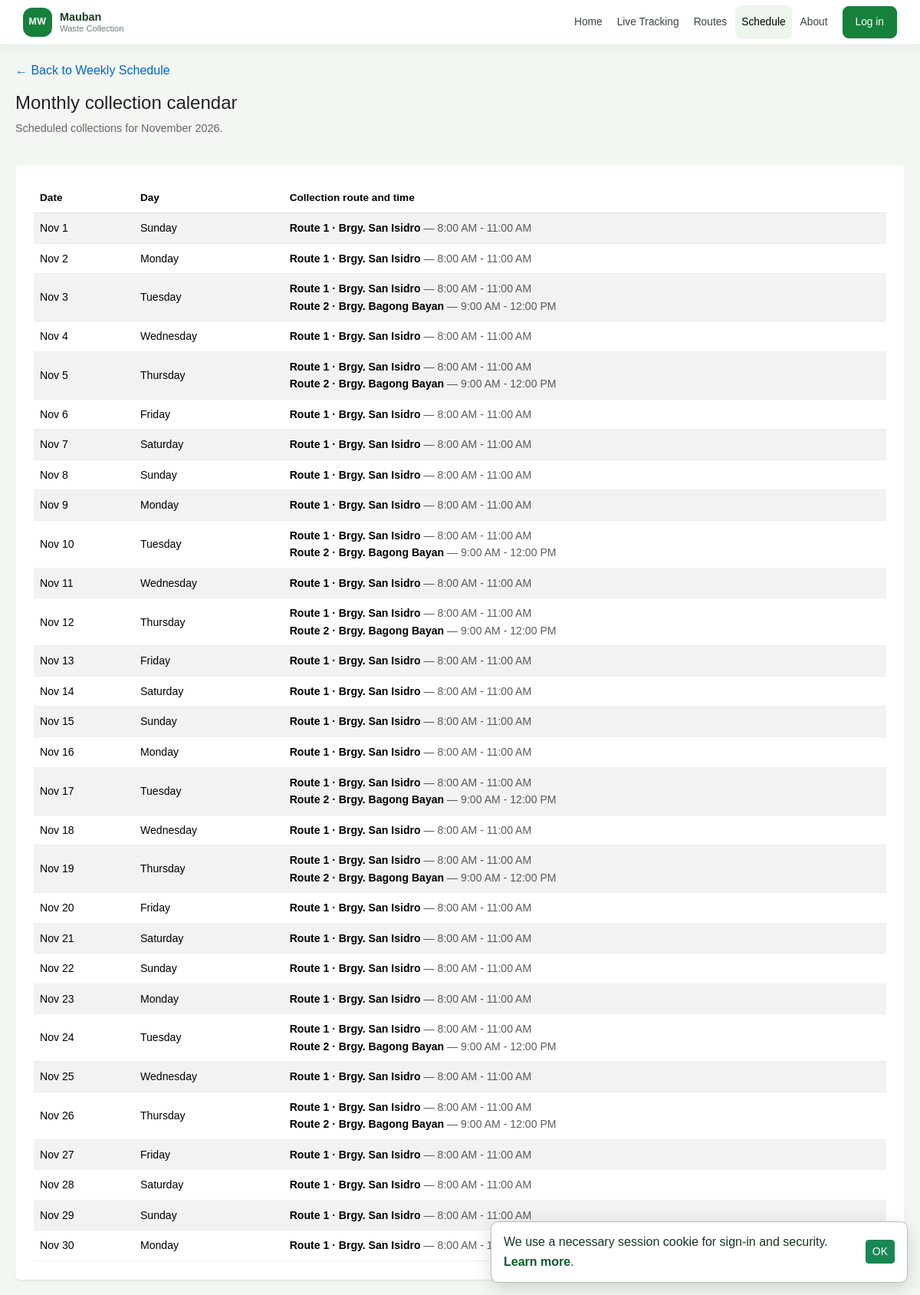
Screenshot of /monthly-schedule.php with the database file from the repository.
### tables this page shows
CREATE TABLE IF NOT EXISTS schedule (
    id INT AUTO_INCREMENT PRIMARY KEY,
    route_id INT NULL,
    day_name VARCHAR(20) NOT NULL,
    collection_time VARCHAR(50) NOT NULL,
    status ENUM('active', 'inactive') NOT NULL DEFAULT 'active',
    FOREIGN KEY (route_id) REFERENCES routes(id) ON DELETE SET NULL
);

CREATE TABLE IF NOT EXISTS routes (
    id INT AUTO_INCREMENT PRIMARY KEY,
    name VARCHAR(100) NOT NULL,
    barangay VARCHAR(100) NOT NULL,
    status ENUM('active', 'inactive') NOT NULL DEFAULT 'active',
    UNIQUE KEY uq_route_name (name)
);

### auth.php (called while the page is built, shortened)
<?php
function current_role(): ?string
{
    return isset($_SESSION['role']) && is_string($_SESSION['role'])
        ? $_SESSION['role']
        : null;
}
function is_admin(): bool
{
    return in_array(current_role(), ['admin', 'developer'], true);
}
function is_collector(): bool
{
    return current_role() === 'collector';
}
function is_resident(): bool
{
    return current_role() === 'resident';
}

### monthly-schedule.php (the view, shortened to what this page needs)
<?php
require 'config.php';
$now = new DateTimeImmutable('now', new DateTimeZone('Asia/Manila'));
$monthStart = $now->modify('first day of this month')->setTime(0, 0);
$daysInMonth = (int) $monthStart->format('t');
$scheduleRows = $pdo->query(
    "SELECT r.name AS route_name, r.barangay, s.day_name, s.collection_time
     FROM schedule s JOIN routes r ON r.id = s.route_id
     WHERE s.status = 'active' AND r.status = 'active'
     ORDER BY FIELD(s.day_name, 'Monday', 'Tuesday', 'Wednesday', 'Thursday', 'Friday', 'Saturday', 'Sunday'), r.name"
)->fetchAll();
$byWeekday = [];
foreach ($scheduleRows as $row) $byWeekday[$row['day_name']][] = $row;
?>
<!DOCTYPE html>
<html lang="en"><head>
    <?php require 'bootstrap-head.php'; ?><link rel="stylesheet" href="style.css">
</head><body>
<?php require 'nav.php'; ?>
<main class="page-wrapper container-xl">
    <a href="schedule.php" class="back-link">← Back to Weekly Schedule</a>
    <header class="page-header"><div class="page-title-section"><h1>Monthly collection calendar</h1><p>Scheduled collections for <?php echo htmlspecialchars($monthStart->format('F Y'), ENT_QUOTES, 'UTF-8'); ?>.</p></div></header>
    <section class="section-card p-3 p-md-4">
        <div class="table-responsive"><table class="table table-striped align-middle mb-0">
            <thead><tr><th>Date</th><th>Day</th><th>Collection route and time</th></tr></thead><tbody>
            <?php for ($dayNumber = 1; $dayNumber <= $daysInMonth; $dayNumber++): $date = $monthStart->setDate((int) $monthStart->format('Y'), (int) $monthStart->format('m'), $dayNumber); $entries = $byWeekday[$date->format('l')] ?? []; ?>
            <tr><td><?php echo $date->format('M j'); ?></td><td><?php echo $date->format('l'); ?></td><td>
                <?php if (!$entries): ?><span class="text-muted">No scheduled collection</span>
                <?php else: foreach ($entries as $entry): ?><div><strong><?php echo htmlspecialchars($entry['route_name'] . ' · ' . $entry['barangay'], ENT_QUOTES, 'UTF-8'); ?></strong><span class="text-muted"> — <?php echo htmlspecialchars($entry['collection_time'], ENT_QUOTES, 'UTF-8'); ?></span></div><?php endforeach; endif; ?>
            </td></tr>
            <?php endfor; ?>
            </tbody></table></div>
    </section>
</main></body></html>

### bootstrap-head.php (shortened to what this page needs)
<link href="https://cdn.jsdelivr.net/npm/bootstrap@5.3.8/dist/css/bootstrap.min.css" rel="stylesheet">
<link rel="stylesheet" href="https://cdn.jsdelivr.net/npm/bootstrap-icons@1.11.3/font/bootstrap-icons.min.css">

### nav.php (shortened to what this page needs)
<?php
require_once 'auth.php';
$current_page = basename($_SERVER['PHP_SELF']);
$adminPages = ['admin.php', 'manage-service.php', 'users.php', 'developer.php'];
?>
<nav class="navbar navbar-expand-lg" aria-label="Main navigation">
    <div class="container-fluid">
        <a href="index.php" class="nav-brand navbar-brand" aria-label="Mauban Waste Collection home">
            <span class="nav-brand-mark" aria-hidden="true">MW</span>
            <span class="nav-brand-name">Mauban <small>Waste Collection</small></span>
        </a>
        <div class="collapse navbar-collapse" id="siteNavigation">
            <div class="nav-links navbar-nav ms-auto align-items-lg-center">
                <a href="index.php" class="nav-link <?php echo $current_page === 'index.php' ? 'active' : ''; ?>">Home</a>
                <a href="live-tracking.php" class="nav-link <?php echo $current_page === 'live-tracking.php' ? 'active' : ''; ?>">Live Tracking</a>
                <a href="route.php" class="nav-link <?php echo $current_page === 'route.php' ? 'active' : ''; ?>">Routes</a>
                <a href="schedule.php" class="nav-link <?php echo in_array($current_page, ['schedule.php', 'monthly-schedule.php'], true) ? 'active' : ''; ?>">Schedule</a>
                <a href="about.php" class="nav-link <?php echo $current_page === 'about.php' ? 'active' : ''; ?>">About</a>
                <?php if (is_admin()): ?>
                    <a href="admin.php" class="nav-link <?php echo in_array($current_page, $adminPages, true) ? 'active' : ''; ?>">Admin</a>
                    <a href="logout.php" class="nav-link login-btn">Log out</a>
                <?php elseif (is_collector()): ?>
                    <a href="collector.php" class="nav-link <?php echo $current_page === 'collector.php' ? 'active' : ''; ?>">Driver tracking</a>
                    <a href="logout.php" class="nav-link login-btn">Log out</a>
                <?php elseif (is_resident()): ?>
                    <span class="nav-role">Resident</span>
                    <a href="logout.php" class="nav-link login-btn">Log out</a>
                <?php else: ?>
                    <a href="login.php" class="nav-link login-btn <?php echo $current_page === 'login.php' ? 'active' : ''; ?>">Log in</a>
                <?php endif; ?>
            </div>
        </div>
    </div>
</nav>
<div id="cookie-consent" class="cookie-consent" role="dialog" aria-label="Cookie notice" hidden>
    <span>We use a necessary session cookie for sign-in and security. <a href="cookies.php">Learn more</a>.</span>
    <button type="button" class="btn btn-success btn-sm" data-cookie-accept>OK</button>
</div>

### style.css (style rules this page uses)
* { margin: 0; padding: 0; box-sizing: border-box; }
body { font-family: Arial, sans-serif; background: #f5f6f8; line-height: 1.6; }
a { text-decoration: none; }
.navbar { background-color: #008000; color: white; display: flex; flex-direction: row; align-items: center; padding: 0; position: sticky; top: 0; z-index: 100; flex-wrap: wrap; }
.nav-brand { padding: 14px 25px; font-size: 1rem; font-weight: bold; border-right: 1px solid rgba(255,255,255,0.2); white-space: nowrap; }
.nav-links { display: flex; align-items: center; flex-wrap: wrap; flex: 1; }
.nav-links a { padding: 14px 16px; font-size: 0.95rem; transition: background 0.2s; color: white; }
.nav-links a:hover, .nav-links a.active { background-color: #006600; }
.login-btn { border: 1px solid rgba(255,255,255,0.3); border-radius: 4px; margin: 8px 8px 8px auto; padding: 6px 16px !important; }
.page-wrapper { max-width: 1200px; margin: 0 auto; padding: 20px; }
.back-link { display: inline-block; margin-bottom: 15px; color: #0066cc; }
.page-header { display: flex; justify-content: space-between; align-items: center; margin-bottom: 20px; flex-wrap: wrap; gap: 15px; }
.page-title-section h1 { font-size: 1.5rem; color: #222; display: flex; align-items: center; gap: 8px; }
.page-title-section p { color: #666; font-size: 0.9rem; margin-top: 4px; }
.section-card { background: white; border-radius: 6px; box-shadow: 0 1px 3px rgba(0,0,0,0.1); overflow: hidden; }
table { width: 100%; border-collapse: collapse; }
th { background: #009933; color: white; padding: 10px 12px; text-align: left; font-size: 0.85rem; font-weight: 600; }
td { padding: 10px 12px; border-bottom: 1px solid #eee; font-size: 0.88rem; color: #444; }
tr:nth-child(even) { background: #f9fafb; }
body { background: #f3f7f2; color: #1d2b21; }
.navbar { justify-content: center; padding: 0 max(18px, calc((100% - 1200px) / 2)); background: #fff; border-bottom: 1px solid #e2eae1; box-shadow: 0 2px 12px rgba(20, 55, 30, 0.06); }
.nav-brand { display: flex; align-items: center; gap: 10px; padding: 10px 18px 10px 0; border: 0; color: #183c25; }
.nav-brand-mark { display: grid; width: 38px; height: 38px; place-items: center; border-radius: 12px; background: #16813b; color: #fff; font-size: 0.78rem; letter-spacing: 0.04em; }
.nav-brand-name { display: flex; flex-direction: column; font-size: 0.9rem; font-weight: 700; line-height: 1.2; }
.nav-brand-name small { color: #6c7e70; font-size: 0.7rem; font-weight: 500; }
.nav-links { justify-content: flex-end; gap: 3px; }
.nav-links a { padding: 11px 12px; border-radius: 8px; color: #34473a; font-size: 0.86rem; }
.nav-links a:hover, .nav-links a.active { background: #edf6ed; color: #11652e; }
.nav-links .login-btn { margin: 0 0 0 8px; padding: 9px 16px !important; border: 1px solid #16813b; background: #16813b; color: #fff; }
html { scroll-behavior: smooth; scroll-padding-top: 90px; }
.cookie-consent { position: fixed; right: 1rem; bottom: 1rem; z-index: 1100; display: flex; gap: .75rem; align-items: center; max-width: 34rem; padding: .85rem 1rem; color: #17351f; background: #fff; border: 1px solid #a9c5ad; border-radius: .6rem; box-shadow: 0 .4rem 1.5rem rgba(0, 0, 0, .15); }
.cookie-consent a { color: #0b5d2a; font-weight: 600; }

### rows the page displays
schedule: route.barangay "Route 1 · Brgy. San Isidro", collection_time "8:00 AM - 11:00 AM"
schedule: route.barangay "Route 1 · Brgy. San Isidro", collection_time "8:00 AM - 11:00 AM"
schedule: route.barangay "Route 1 · Brgy. San Isidro", collection_time "8:00 AM - 11:00 AM"
schedule: route.barangay "Route 2 · Brgy. Bagong Bayan", collection_time "9:00 AM - 12:00 PM"
schedule: route.barangay "Route 1 · Brgy. San Isidro", collection_time "8:00 AM - 11:00 AM"
schedule: route.barangay "Route 1 · Brgy. San Isidro", collection_time "8:00 AM - 11:00 AM"
schedule: route.barangay "Route 2 · Brgy. Bagong Bayan", collection_time "9:00 AM - 12:00 PM"
schedule: route.barangay "Route 1 · Brgy. San Isidro", collection_time "8:00 AM - 11:00 AM"
schedule: route.barangay "Route 1 · Brgy. San Isidro", collection_time "8:00 AM - 11:00 AM"

### other values shown
$monthStart->format('F Y') "November 2026"
$date->format('M j') "Nov 1"
$date->format('l') "Sunday"
$date->format('M j') "Nov 2"
$date->format('l') "Monday"
$date->format('M j') "Nov 3"
$date->format('l') "Tuesday"
$date->format('M j') "Nov 4"
$date->format('l') "Wednesday"
$date->format('M j') "Nov 5"
$date->format('l') "Thursday"
$date->format('M j') "Nov 6"
$date->format('l') "Friday"
$date->format('M j') "Nov 7"
$date->format('l') "Saturday"
